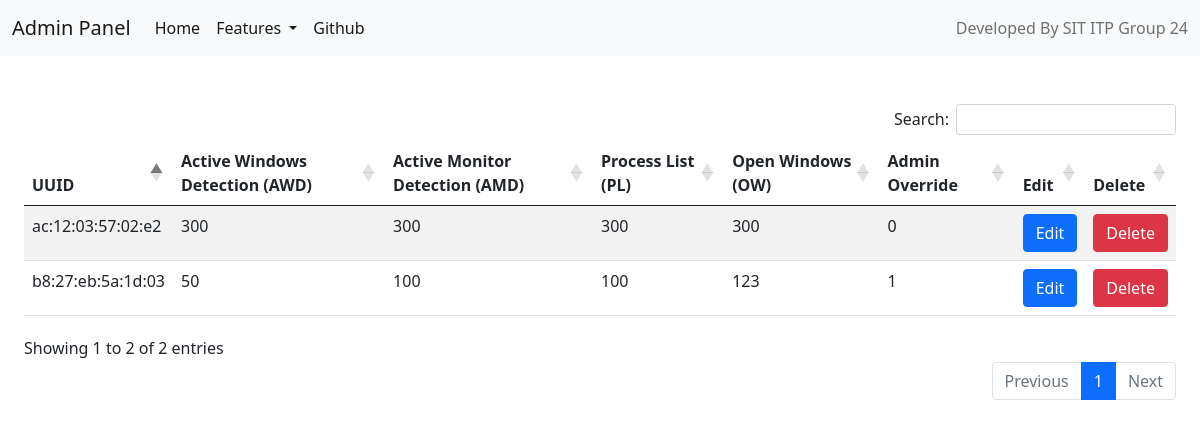
/admin_interval.php, run on the app's committed database.
### tables this page shows
CREATE TABLE `intervals` (
  `uuid` varchar(255) NOT NULL,
  `AWD` int(10) NOT NULL,
  `AMD` int(10) NOT NULL,
  `PL` int(10) NOT NULL,
  `OW` int(10) NOT NULL,
  `admin_override` tinyint(1) NOT NULL
);

### admin_interval.php (the view, shortened to what this page needs)
<!DOCTYPE html>
<html>
<head>
<link rel="stylesheet" href="https://cdnjs.cloudflare.com/ajax/libs/twitter-bootstrap/5.1.3/css/bootstrap.min.css">
<link rel="stylesheet" href="https://cdn.datatables.net/1.12.1/css/dataTables.bootstrap5.min.css">
<link rel="stylesheet" href="https://cdn.datatables.net/buttons/2.2.3/css/buttons.bootstrap5.min.css">
</head>
<body>
<?php include 'nav_bar.php'; ?>
<?php
$config = parse_ini_file('../../ITP_db_config.ini');
$conn = new mysqli($config['dbservername'], $config['dbusername'], $config['dbpassword'], $config['dbname']);
?>
<style> #paddingDiv{ padding-top: 2%; padding-right: 2%; padding-bottom: 2%; padding-left: 2%; } </style> <div id="paddingDiv">
<table id="datatable" class="table table-striped" style="width:100%">
    <thead>
        <tr>
            <th>UUID</th>
            <th>Active Windows Detection (AWD)</th>
            <th>Active Monitor Detection (AMD)</th>
            <th>Process List (PL)</th>
            <th>Open Windows (OW)</th>
            <th>Admin Override</th>
            <th>Edit</th>
            <th>Delete</th>
        </tr>
    </thead>
    <tbody>
    <?php
    if ($conn->connect_error) {
        $errorMsg = "Connection failed: " . $conn->connect_error;
    } else {
        $sql = $conn->prepare("SELECT * FROM intervals");
        $sql->execute() or die();
        $sql->bind_result($UUID, $AWD, $AMD, $PL, $OW, $admin_override) or die();
        while ($sql->fetch()) {
        echo '<tr>';
        echo '<td>' . $UUID . '</td>';
        echo '<td>' . $AWD . '</td>';
        echo '<td>' . $AMD . '</td>';
        echo '<td>' . $PL . '</td>';
        echo '<td>' . $OW . '</td>';
        echo '<td>' . $admin_override . '</td>';
        echo '<td><form action="admin_interval_edit.php" method="POST">';
        echo '<button class="btn btn-primary" type="submit">Edit</button>';
        echo '</form></td>';
        echo '<td><form action="admin_interval_delete.php" method="POST">';
        echo '<button class="btn btn-danger" type="submit"> Delete </button>';
        echo '</form></td>';
        echo '</tr>';
        }
    }
    ?>
    </tbody>
</table>

### admin_interval.php (style rules this page uses)
#paddingDiv { padding-top: 2%; padding-right: 2%; padding-bottom: 2%; padding-left: 2%; }

### data on the page
intervals: uuid "ac:12:03:57:02:e2", AWD "300", AMD "300", PL "300", OW "300", admin_override "0"
intervals: uuid "b8:27:eb:5a:1d:03", AWD "50", AMD "100", PL "100", OW "123", admin_override "1"
